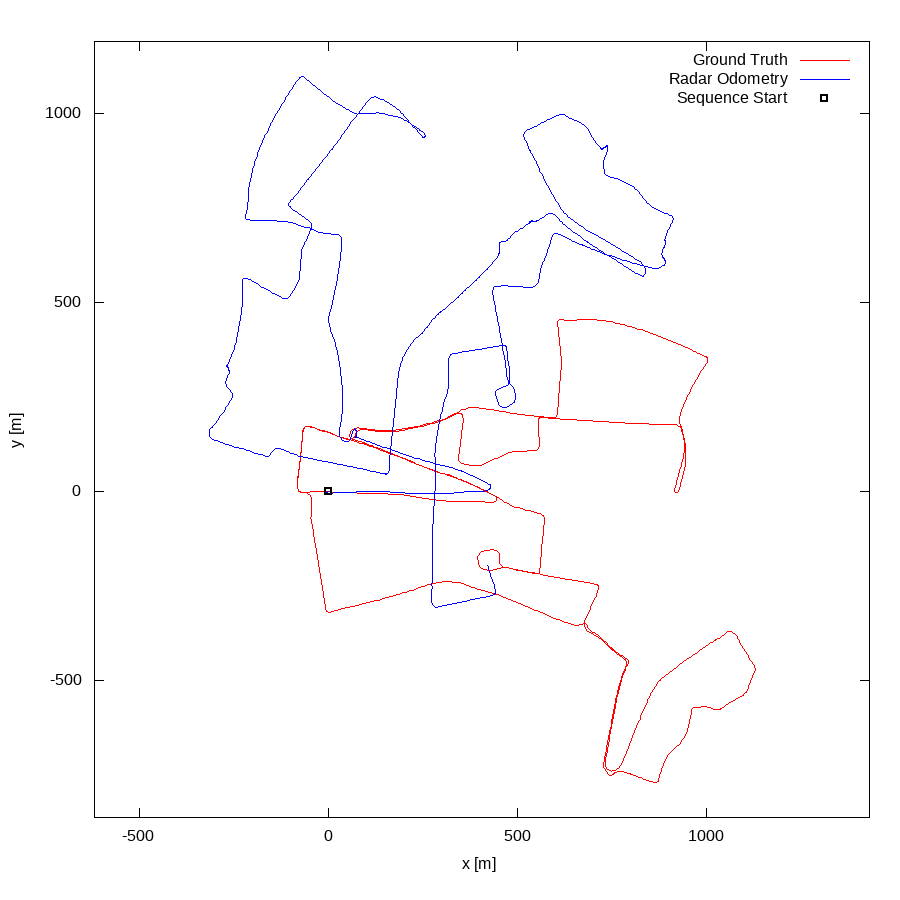

Here is the gnuplot script that generated this plot:
set term postscript eps enhanced color
set output "07.eps"
set size ratio -1
set xrange [-618:1432]
set yrange [-861:1189]
set xlabel "x [m]"
set ylabel "y [m]"
plot "07.txt" using 1:2 lc rgb "#FF0000" title 'Ground Truth' w lines,"07.txt" using 3:4 lc rgb "#0000FF" title 'Radar Odometry' w lines,"< head -1 07.txt" using 1:2 lc rgb "#000000" pt 4 ps 1 lw 2 title 'Sequence Start' w points
